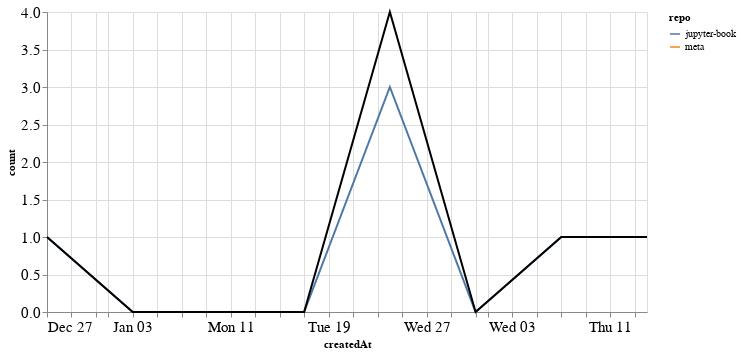

Here is the notebook cell this chart was saved with:
### Markdown cell above
### PRs

### Code cell
prs_time = prs.groupby('repo').resample('W', on='createdAt').count()['author'].reset_index()
prs_time = prs_time.rename(columns={'author': 'count'})
prs_time_total = prs_time.groupby('createdAt').agg({"count": "sum"}).reset_index()

ch1 = alt.Chart(prs_time, width=600).mark_line().encode(
    x='createdAt',
    y='count',
    color='repo',
    tooltip="repo"
)

ch2 = alt.Chart(prs_time_total, width=600).mark_line(color="black").encode(
    x='createdAt',
    y='count',
)

ch1 + ch2

### Figure 1 — Vega-Lite specification as saved in the notebook (floating-point values rounded to 4 significant figures)
{"config": {"axisLeft": {"labelFontSize": 15}, "axisBottom": {"labelFontSize": 15}}, "layer": [{"data": {"name": "data-5fe0d24e5d7be7953b85e1674c4bdf62"}, "mark": "line", "encoding": {"color": {"type": "nominal", "field": "repo"}, "tooltip": {"type": "nominal", "field": "repo"}, "x": {"type": "temporal", "field": "createdAt"}, "y": {"type": "quantitative", "field": "count"}}, "width": 600}, {"data": {"name": "data-2a02ce0b9aab6f987a1053edb14339d6"}, "mark": {"type": "line", "color": "black"}, "encoding": {"x": {"type": "temporal", "field": "createdAt"}, "y": {"type": "quantitative", "field": "count"}}, "width": 600}], "$schema": "https://vega.github.io/schema/vega-lite/v4.8.1.json", "datasets": {"data-5fe0d24e5d7be7953b85e1674c4bdf62": [{"repo": "jupyter-book", "createdAt": "2020-12-27T00:00:00", "count": 1}, {"repo": "jupyter-book", "createdAt": "2021-01-03T00:00:00", "count": 0}, {"repo": "jupyter-book", "createdAt": "2021-01-10T00:00:00", "count": 0}, {"repo": "jupyter-book", "createdAt": "2021-01-17T00:00:00", "count": 0}, {"repo": "jupyter-book", "createdAt": "2021-01-24T00:00:00", "count": 3}, {"repo": "jupyter-book", "createdAt": "2021-01-31T00:00:00", "count": 0}, {"repo": "jupyter-book", "createdAt": "2021-02-07T00:00:00", "count": 1}, {"repo": "jupyter-book", "createdAt": "2021-02-14T00:00:00", "count": 1}, {"repo": "meta", "createdAt": "2021-01-24T00:00:00", "count": 1}], "data-2a02ce0b9aab6f987a1053edb14339d6": [{"createdAt": "2020-12-27T00:00:00", "count": 1}, {"createdAt": "2021-01-03T00:00:00", "count": 0}, {"createdAt": "2021-01-10T00:00:00", "count": 0}, {"createdAt": "2021-01-17T00:00:00", "count": 0}, {"createdAt": "2021-01-24T00:00:00", "count": 4}, {"createdAt": "2021-01-31T00:00:00", "count": 0}, {"createdAt": "2021-02-07T00:00:00", "count": 1}, {"createdAt": "2021-02-14T00:00:00", "count": 1}]}}
